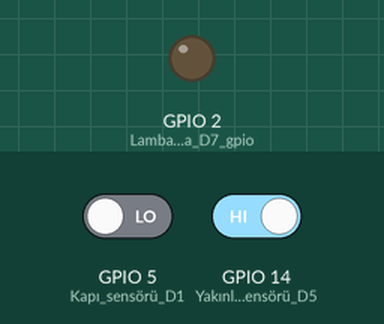
The sketch below on a simulated ESP8266 (NodeMCU). On the bench: output pins drawn as LEDs (lit = HIGH). Inputs (shaded band) come from the test bench; at power-on: GPIO 5 (Kapı_sensörü_D1) LOW, GPIO 14 (Yakınlık_sensörü_D5) HIGH. WiFi joins after 1.5 s; servers stay silent unless stated; what the sketch prints to the serial monitor is not drawn.

Above: at 1.1 s.
At 1.6 s:
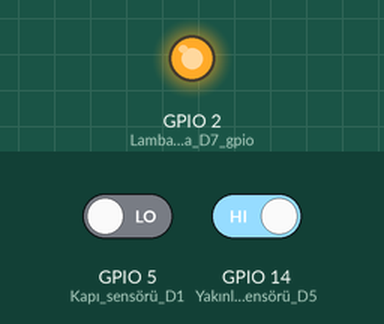
Timing chart, 0 to 3.1 s (numbered marks = the images above):
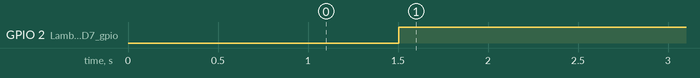

Measured:
- by itself, GPIO 2 (Lamba_yok_D4_ama_D7_gpio): LOW → HIGH at 1.5 s

The sketch:

iot-door.ino
```cpp
/*
* https://ahmetozer.org
*/


#include <ESP8266WiFi.h>
#include <ESP8266mDNS.h>
#include <WiFiUdp.h>
#include <ArduinoOTA.h>
#include <ESP8266HTTPClient.h>
#include <ESP8266WebServer.h>


const char* ssid = "Your SSID";
const char* password = "Your PASS";

  int durum = 0;
  int lamba0 = 0;
  int hirsiz = 1;
  int hirsiz0 = 0;
  int kapiacik = 0;
  int wificheck = 0;

void setup() {
  Serial.begin(115200);
  Serial.println("Booting");
  WiFi.mode(WIFI_STA);
  WiFi.begin(ssid, password);
  /*while (WiFi.waitForConnectResult() != WL_CONNECTED) {
    Serial.println("Connection Failed! Rebooting...");
    delay(5000);
    ESP.restart();
  }
*/
  delay(1000);
  pinMode(5, INPUT); // Kapı sensörü D1
  pinMode(14, INPUT); // Yakınlık sensörü D5
  pinMode(2, OUTPUT); // Lamba yok D4 ama D7 gpio 13 yapılacak
  pinMode(15, INPUT); // OTA modu D8


  // Port defaults to 8266
  // ArduinoOTA.setPort(8266);

  // Hostname defaults to esp8266-[ChipID]
  ArduinoOTA.setHostname("Sokak-Kapisi");

  // No authentication by default
  // ArduinoOTA.setPassword((const char *)"123");

  ArduinoOTA.onStart([]() {
    Serial.println("Start");
  });
  ArduinoOTA.onEnd([]() {
    Serial.println("\nEnd");
  });
  ArduinoOTA.onProgress([](unsigned int progress, unsigned int total) {
    Serial.printf("Progress: %u%%\r", (progress / (total / 100)));
  });
  ArduinoOTA.onError([](ota_error_t error) {
    Serial.printf("Error[%u]: ", error);
    if (error == OTA_AUTH_ERROR) Serial.println("Auth Failed");
    else if (error == OTA_BEGIN_ERROR) Serial.println("Begin Failed");
    else if (error == OTA_CONNECT_ERROR) Serial.println("Connect Failed");
    else if (error == OTA_RECEIVE_ERROR) Serial.println("Receive Failed");
    else if (error == OTA_END_ERROR) Serial.println("End Failed");
  });
  ArduinoOTA.begin();
  Serial.println("Ready");
  Serial.print("IP address: ");
  Serial.println(WiFi.localIP());
  digitalWrite(2, LOW);
}

void loop() {

if (WiFi.waitForConnectResult() != WL_CONNECTED) {
  wificheck = wificheck + 1;
  }

  if (wificheck > 5000 ){
    Serial.println("Connection Failed! Rebooting...");
    delay(1000);
    ESP.restart();
  }


  //if (digitalRead(15) == HIGH) {
    ArduinoOTA.handle();
  //} else {

      if (lamba0 > 2 ) { // Lamba say
        lamba0 = lamba0 + 1;
      }

     /* if(digitalRead(5) == HIGH) { //Kapı sensörü
        //Kapi kapali
        if (durum > 2) {
          lamba0 = 180001; //Kapı Kapanınca Lambayı Kapat
         }
      } else {
            digitalWrite(2, HIGH); //Kapı açılınca lambayı aç
           // hirsiz = 1;
            if (durum < 3){
            kapi("Kapi-Acildi");
            }
            durum = 3; // Kapa kapnınca lamba kapanmasını tetikle
            kapiacik = kapiacik + 1;
      }
  */
      /*if (digitalRead(14) == LOW) { // Yakınlık sensörü
          if (lamba0 < 3) {
          digitalWrite(2, HIGH);
          lamba0 = 3;
          }
         // hirsiz = hirsiz + 1 ;
      }*/
      if(digitalRead(5) == HIGH) {
         if (lamba0 < 3) {
            digitalWrite(2, HIGH);
            lamba0 = 3;
          }
       }

      if(digitalRead(14) == LOW) { //Kapı sensörü
        //Kapi kapali
        if (durum > 2) {
          lamba0 = 180001; //Kapı Kapanınca Lambayı Kapat
         }
      } else {
            digitalWrite(2, HIGH); //Kapı açılınca lambayı aç
           // hirsiz = 1;
            if (durum < 3){
            kapi("Kapi-Acildi");
            }
            durum = 3; // Kapa kapnınca lamba kapanmasını tetikle
            kapiacik = kapiacik + 1;
      }


      if (lamba0 > 18000) { // 18 saniye sonra lambayı kapat
          digitalWrite(2, LOW);
          durum = 2;
          lamba0 = 0;
          kapiacik = 0;
      }

     /* if (hirsiz == 17000) {
        kapi("Kapidaki-uyarildi");
          //uyar
      }

      if (hirsiz == 25000) {
        kapi("Kapi-zorlaniyor");
          //Kapı zorlanıyor.
      }
    */
     /* if (hirsiz > 1){
        hirsiz0 = 5;
      }

      if (hirsiz0 > 1) {
        hirsiz0 = hirsiz0 + 1;
      }

      if (hirsiz0 > 300000) {
        hirsiz0 = 0;
        hirsiz = 1;
      }
      */
      if (kapiacik > 300000) {
        kapi("Kapi-acik-unuttunuz.");  //You forget the door open
        kapiacik = 150000;
      }


      delay(1);

  /*  //DEBUG
  Serial.print("Lamba0 =");
  Serial.println(lamba0);
  Serial.print("durum =");
  Serial.println(durum);
  Serial.print("Gpio5 + D1 + Kapı sensoru =");
  Serial.println(digitalRead(5));
  Serial.print("Gpio14 + D5 + Yakınlık sensoru =");
  Serial.println(digitalRead(14));
  Serial.print("Gpio2 + D4 + Lamba =");
  Serial.println(digitalRead(2));
  */
}


void kapi(String durum2) {
   if (WiFi.status() == WL_CONNECTED) { //Check WiFi connection status
     HTTPClient http;  //Declare an object of class HTTPClient
     http.begin("IFTTT"+durum2);  //Specify request destination  . Replace "IFTTT" with your ifttt app url. Exmaple "http://maker.ifttt.com/trigger/sokak_kapisi/with/key/----------------?value1="
    int httpCode = http.GET();                                                                  //Send the request
     if (httpCode > 9) { //Check the returning code
       String payload = http.getString();   //Get the request response payload
      Serial.println(payload);                     //Print the response payload
     }
     http.end();   //Close connection
   }
   delay(2000);    //Send a request every 30 seconds
 }
```
